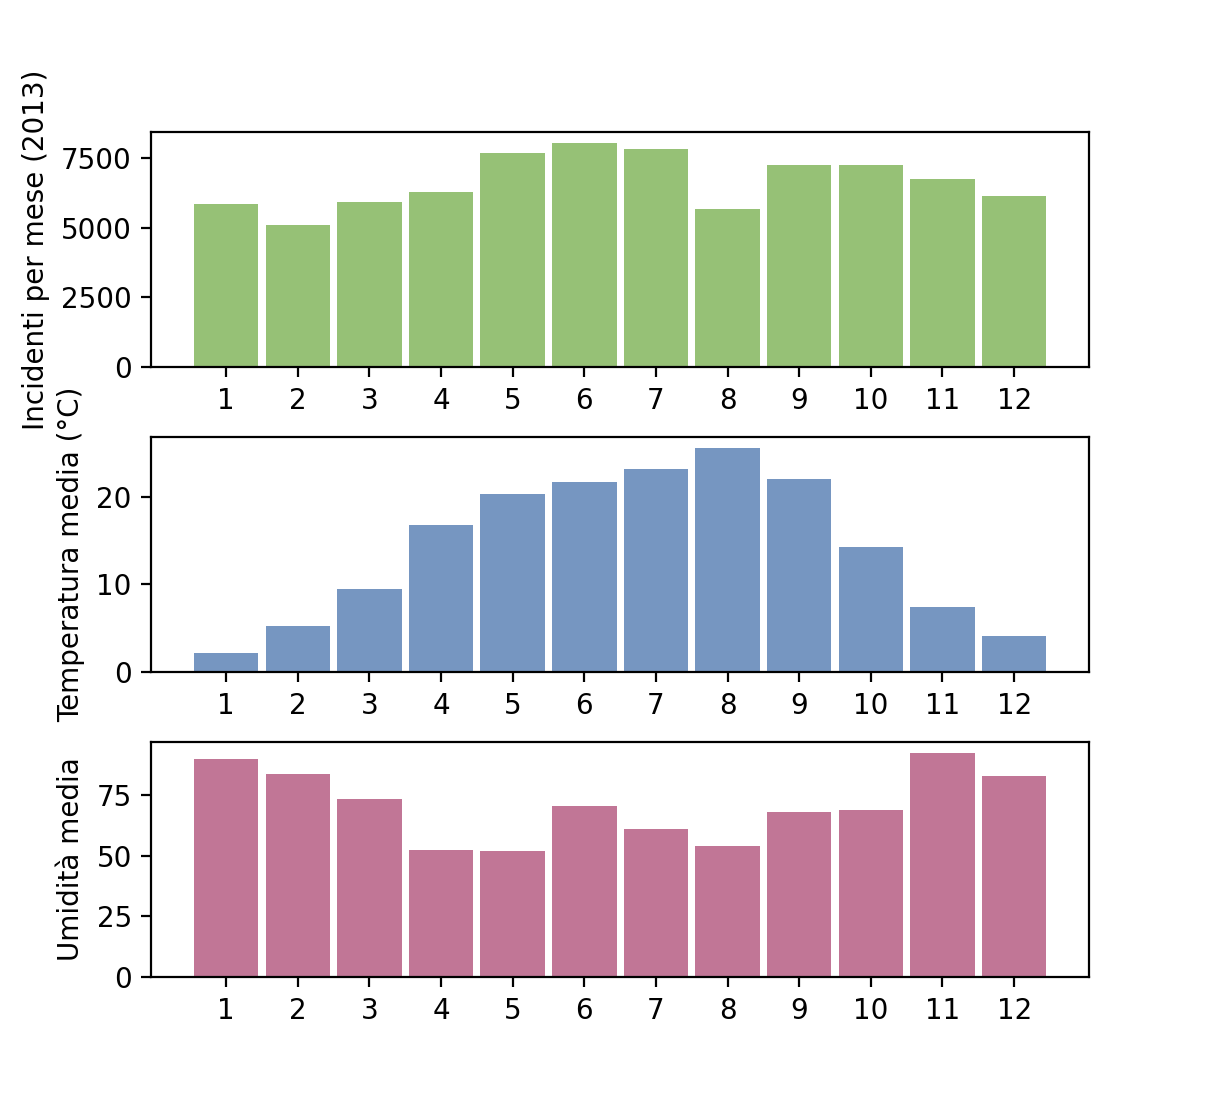

The script that drew this image:

import pandas as pd
import matplotlib.pyplot as plt
import sys
sys.path.append("src")
import meteo.meteo_generale_utils as mgu

incidenti = pd.read_csv("dataset/incidenti/istat/incidenti_2013.txt", sep="\t")

inc = pd.Series()
for m in incidenti['mese'].unique(): 
    inc = inc.append(pd.Series(len(incidenti[incidenti['mese'] == m]), index=[m]))

meteo = pd.read_csv("dataset/meteo/meteo_milano_generale_2008_2019.csv")
meteo_2010 = mgu.get_weather_by_year(meteo, 2011)

meteo_per_mese = pd.Series() 
for month in range(1,13): 
    media = mgu.get_weather_by_month(meteo_2010, month)['Temperature'].mean()
    meteo_per_mese = meteo_per_mese.append(pd.Series(media, index=[month]))

umid = pd.Series() 
for month in range(1,13): 
    media = mgu.get_weather_by_month(meteo_2010, month)['Humidity'].mean()
    umid = umid.append(pd.Series(media, index=[month]))

inc = inc.sort_index()
meteo_per_mese = meteo_per_mese.sort_index()

plt.subplot(311)
plt.bar(inc.index, inc, color='#96c176', width=0.9)
plt.ylabel("Incidenti per mese (2013)")
plt.xticks(range(1,13))

plt.subplot(312)
plt.ylabel("Temperatura media (°C)")
plt.bar(meteo_per_mese.index, meteo_per_mese, color='#7696c1', width=0.9)
plt.xticks(range(1,13))

plt.subplot(313)
plt.ylabel("Umidità media")
plt.bar(umid.index, umid, color='#c17696', width=0.9)
plt.xticks(range(1,13))
plt.show()
